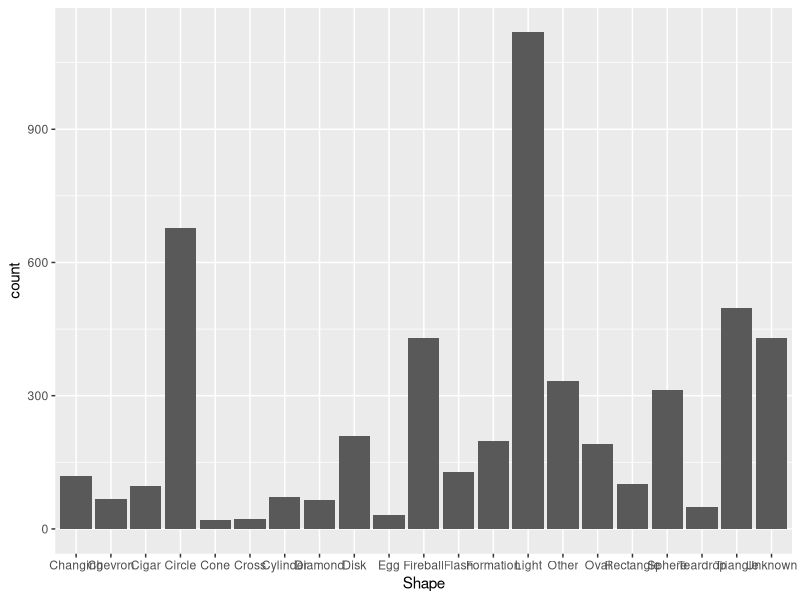

The R script that drew this image:
install.packages(c("data.table", "dplyr", "ggplot2"))
library(data.table)
library(dplyr)
library(ggplot2)

## import static files
ufo_data <- fread("../data/UFOCoords.csv")

shapes <- ufo_data$Shape
ggplot(ufo_data, aes(Shape)) + geom_bar()